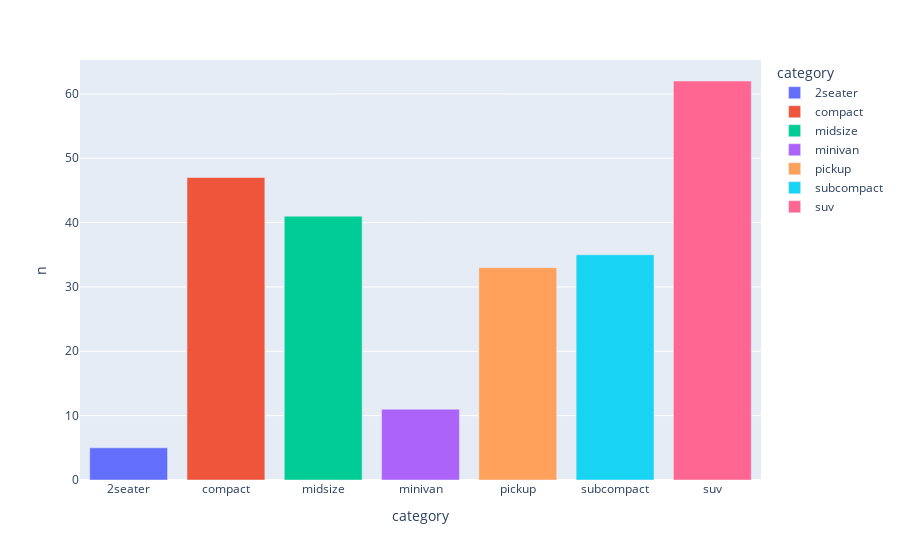

Notebook code cell kept with this figure:
### Code cell
px.bar(data_frame = df , x = 'category', y = 'n', color = 'category')

### Figure 1 — Plotly figure (JSON) as saved in the notebook; plotly's stock layout.template omitted (floating-point values rounded to 4 significant figures)
{"data": [{"alignmentgroup": "True", "hovertemplate": "category=%{x}<br>n=%{y}<extra></extra>", "legendgroup": "2seater", "marker": {"color": "#636efa", "pattern": {"shape": ""}}, "name": "2seater", "offsetgroup": "2seater", "orientation": "v", "showlegend": true, "textposition": "auto", "type": "bar", "x": ["2seater"], "xaxis": "x", "y": [5], "yaxis": "y"}, {"alignmentgroup": "True", "hovertemplate": "category=%{x}<br>n=%{y}<extra></extra>", "legendgroup": "compact", "marker": {"color": "#EF553B", "pattern": {"shape": ""}}, "name": "compact", "offsetgroup": "compact", "orientation": "v", "showlegend": true, "textposition": "auto", "type": "bar", "x": ["compact"], "xaxis": "x", "y": [47], "yaxis": "y"}, {"alignmentgroup": "True", "hovertemplate": "category=%{x}<br>n=%{y}<extra></extra>", "legendgroup": "midsize", "marker": {"color": "#00cc96", "pattern": {"shape": ""}}, "name": "midsize", "offsetgroup": "midsize", "orientation": "v", "showlegend": true, "textposition": "auto", "type": "bar", "x": ["midsize"], "xaxis": "x", "y": [41], "yaxis": "y"}, {"alignmentgroup": "True", "hovertemplate": "category=%{x}<br>n=%{y}<extra></extra>", "legendgroup": "minivan", "marker": {"color": "#ab63fa", "pattern": {"shape": ""}}, "name": "minivan", "offsetgroup": "minivan", "orientation": "v", "showlegend": true, "textposition": "auto", "type": "bar", "x": ["minivan"], "xaxis": "x", "y": [11], "yaxis": "y"}, {"alignmentgroup": "True", "hovertemplate": "category=%{x}<br>n=%{y}<extra></extra>", "legendgroup": "pickup", "marker": {"color": "#FFA15A", "pattern": {"shape": ""}}, "name": "pickup", "offsetgroup": "pickup", "orientation": "v", "showlegend": true, "textposition": "auto", "type": "bar", "x": ["pickup"], "xaxis": "x", "y": [33], "yaxis": "y"}, {"alignmentgroup": "True", "hovertemplate": "category=%{x}<br>n=%{y}<extra></extra>", "legendgroup": "subcompact", "marker": {"color": "#19d3f3", "pattern": {"shape": ""}}, "name": "subcompact", "offsetgroup": "subcompact", "orientation": "v", "showlegend": true, "textposition": "auto", "type": "bar", "x": ["subcompact"], "xaxis": "x", "y": [35], "yaxis": "y"}, {"alignmentgroup": "True", "hovertemplate": "category=%{x}<br>n=%{y}<extra></extra>", "legendgroup": "suv", "marker": {"color": "#FF6692", "pattern": {"shape": ""}}, "name": "suv", "offsetgroup": "suv", "orientation": "v", "showlegend": true, "textposition": "auto", "type": "bar", "x": ["suv"], "xaxis": "x", "y": [62], "yaxis": "y"}], "layout": {"autosize": true, "barmode": "relative", "legend": {"title": {"text": "category"}, "tracegroupgap": 0}, "margin": {"t": 60}, "xaxis": {"anchor": "y", "autorange": true, "categoryarray": ["2seater", "compact", "midsize", "minivan", "pickup", "subcompact", "suv"], "categoryorder": "array", "domain": [0, 1], "range": [-0.5, 6.5], "title": {"text": "category"}, "type": "category"}, "yaxis": {"anchor": "x", "autorange": true, "domain": [0, 1], "range": [0, 65.26], "title": {"text": "n"}, "type": "linear"}}}
